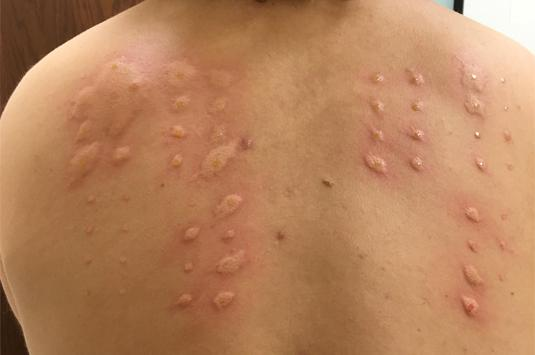
#> input picture Testphotos/allergy-Testing.jpg, 535 x 355 px, found by its file name
$ python test_gt_match.py
#> lines starting #> are read from the running program, lines starting #| are printed output that depends on the picture; after the words box and inside, x2 and y2 are one past the last pixel; in counts of white or black regions, pixels touching at a corner belong together
### backend/services/preprocessing.py
"""Image preprocessing for the allergy wheal detection pipeline.

Standardises raw camera input before it reaches the segmentation stage:
  * resize to a manageable resolution
  * Gaussian blur to tame sensor noise / skin texture
  * CLAHE to enhance the subtle contrast between wheals and healthy skin
"""

import cv2
import numpy as np
import imutils

from core import config


def extract_skin_mask(image_bgr: np.ndarray) -> np.ndarray:
    """Extract patient skin region using adaptive color segmentation in YCrCb and HSV.

    Robust across Fitzpatrick skin types I through VI while rejecting
    clothing, background posters, furniture, hair, and jewelry.
    """
    hsv = cv2.cvtColor(image_bgr, cv2.COLOR_BGR2HSV)
    ycrcb = cv2.cvtColor(image_bgr, cv2.COLOR_BGR2YCrCb)

    # YCrCb skin region: Cr in [128, 180], Cb in [70, 135]
    mask_ycrcb = cv2.inRange(ycrcb, np.array([0, 128, 70], dtype=np.uint8), np.array([255, 180, 135], dtype=np.uint8))

    # HSV skin region: H in [0, 50] (red, orange, peach, and brown tones)
    mask_hsv = cv2.inRange(hsv, np.array([0, 18, 35], dtype=np.uint8), np.array([50, 255, 255], dtype=np.uint8))

    # Reject specular metal reflections / glossy furniture highlights (very high V with low S)
    specular_metal = cv2.inRange(hsv, np.array([0, 0, 235], dtype=np.uint8), np.array([180, 28, 255], dtype=np.uint8))
    mask_hsv = cv2.bitwise_and(mask_hsv, cv2.bitwise_not(specular_metal))

    # Combine color masks
    combined = cv2.bitwise_and(mask_ycrcb, mask_hsv)

    # Morphological closing to bridge prick wheals, erythema flares, and grid markings
    kernel_large = cv2.getStructuringElement(cv2.MORPH_ELLIPSE, (15, 15))
    closed = cv2.morphologyEx(combined, cv2.MORPH_CLOSE, kernel_large)
    opened = cv2.morphologyEx(closed, cv2.MORPH_OPEN, cv2.getStructuringElement(cv2.MORPH_ELLIPSE, (5, 5)))

    contours, _ = cv2.findContours(opened, cv2.RETR_EXTERNAL, cv2.CHAIN_APPROX_SIMPLE)
    h, w = image_bgr.shape[:2]
    total_area = h * w

    skin_clean = np.zeros((h, w), dtype=np.uint8)
    if contours:
        max_area = max(cv2.contourArea(c) for c in contours)
        # Keep contours that are significant skin patches (> 3000px or > 5% of largest)
        for c in contours:
            c_area = cv2.contourArea(c)
            if c_area >= max(3000, 0.05 * max_area):
                cv2.drawContours(skin_clean, [c], -1, 255, -1)  # Fill contour completely

    # Erode inward by 8-10px to eliminate boundary contact with furniture, metal chair frames, and clothing
    erode_kernel = cv2.getStructuringElement(cv2.MORPH_ELLIPSE, (9, 9))
    skin_clean = cv2.erode(skin_clean, erode_kernel, iterations=1)

    # Fallback safety: if skin detection finds less than 5% of the frame, assume full frame
    if (skin_clean > 0).sum() < 0.05 * total_area:
        skin_clean = np.ones((h, w), dtype=np.uint8) * 255

    return skin_clean


def preprocess(image: np.ndarray) -> dict:
    """Run the full preprocessing pipeline on a BGR image.

    Returns a dict with:
        resized         – BGR image resized to MAX_IMAGE_DIMENSION
        gray            – single-channel grayscale
        clahe           – CLAHE-enhanced grayscale
        blurred         – Gaussian-blurred grayscale (for contour work)
        scale           – resize scale factor (original → resized)
        l_clahe         – CLAHE-enhanced L-channel in LAB space
        sam_ready_image – enhanced BGR image ready for SAM
        skin_mask       – binary mask (255 on skin, 0 on background/clothing)
    """

    h, w = image.shape[:2]
    longest = max(h, w)

    # Resize if larger than limit (keep aspect ratio)
    if longest > config.MAX_IMAGE_DIMENSION:
        if h > w:
            resized = imutils.resize(image, height=config.MAX_IMAGE_DIMENSION)
        else:
            resized = imutils.resize(image, width=config.MAX_IMAGE_DIMENSION)
    else:
        resized = image.copy()

    scale = resized.shape[1] / w  # width ratio

    # Grayscale
    gray = cv2.cvtColor(resized, cv2.COLOR_BGR2GRAY)

    # Gaussian blur — reduce high-freq noise & skin texture
    blurred = cv2.GaussianBlur(gray, config.GAUSSIAN_BLUR_KERNEL, 0)

    # CLAHE — boost local contrast so raised wheals pop against the skin
    clahe_obj = cv2.createCLAHE(
        clipLimit=config.CLAHE_CLIP_LIMIT,
        tileGridSize=config.CLAHE_TILE_SIZE,
    )
    clahe = clahe_obj.apply(blurred)

    # ── LAB Color Space Enhancement for SAM ──
    # Convert BGR to LAB color space
    lab = cv2.cvtColor(resized, cv2.COLOR_BGR2LAB)
    l_channel, a_channel, b_channel = cv2.split(lab)

    # Apply CLAHE to L-channel to aggressively highlight the physical bumps
    l_clahe = clahe_obj.apply(l_channel)

    # Merge the CLAHE enhanced L-channel with the original A and B channels
    lab_enhanced = cv2.merge((l_clahe, a_channel, b_channel))

    # Convert back from LAB to BGR for the SAM model
    sam_ready_image = cv2.cvtColor(lab_enhanced, cv2.COLOR_LAB2BGR)

    # ── Patient Skin ROI Mask ──
    skin_mask = extract_skin_mask(resized)

    return {
        "resized": resized,
        "gray": gray,
        "clahe": clahe,
        "l_clahe": l_clahe,
        "blurred": blurred,
        "scale": float(scale),
        "sam_ready_image": sam_ready_image,
        "skin_mask": skin_mask,
    }

### backend/services/calibration.py
"""ArUco marker–based calibration for pixel → millimetre conversion.

Detects a printed ArUco marker in the image, measures its side-length in
pixels, and uses the known physical size (config.MARKER_SIZE_MM) to derive
a reliable pixels-per-millimetre (PPM) ratio.

Falls back to a rough image-dimension estimate when no marker is detected.
"""

import cv2
import numpy as np
from dataclasses import dataclass, field
from typing import Optional, List

from core import config


@dataclass
class CalibrationResult:
    """Holds everything the rest of the pipeline needs about scale."""
    detected: bool
    ppm: float                                     # pixels per millimetre
    method: str                                    # "aruco" | "estimated"
    marker_corners: Optional[np.ndarray] = None    # 4 corner points (if detected)
    marker_id: Optional[int] = None
    body_region: Optional[str] = None              # "forearm" | "back" | "torso"
    warning: Optional[str] = None
    needs_confirmation: bool = False


def detect_aruco_marker(image: np.ndarray) -> Optional[CalibrationResult]:
    """Try to find an ArUco marker and compute PPM from it.

    Uses the modern ArucoDetector API (OpenCV ≥ 4.7).
    Returns a CalibrationResult on success, or None.
    """

    gray = cv2.cvtColor(image, cv2.COLOR_BGR2GRAY) if len(image.shape) == 3 else image

    aruco_dict = cv2.aruco.getPredefinedDictionary(config.ARUCO_DICT_TYPE)
    params = cv2.aruco.DetectorParameters()

    # Tune for small markers on skin (slightly relax defaults)
    params.adaptiveThreshConstant = 7
    params.minMarkerPerimeterRate = 0.02
    params.maxMarkerPerimeterRate = 4.0
    params.polygonalApproxAccuracyRate = 0.05

    detector = cv2.aruco.ArucoDetector(aruco_dict, params)
    corners, ids, _ = detector.detectMarkers(gray)

    if ids is None or len(ids) == 0:
        return None

    # Use the first detected marker
    marker_corners = corners[0][0]  # shape (4, 2) — four x,y corner points
    marker_id = int(ids[0][0])

    # Compute side length in pixels (average of the four sides for robustness)
    side_lengths = []
    for i in range(4):
        p1 = marker_corners[i]
        p2 = marker_corners[(i + 1) % 4]
        side_lengths.append(np.linalg.norm(p2 - p1))

    avg_side_px = float(np.mean(side_lengths))
    ppm = avg_side_px / config.MARKER_SIZE_MM

    return CalibrationResult(
        detected=True,
        ppm=ppm,
        method="aruco",
        marker_corners=marker_corners,
        marker_id=marker_id,
        body_region="calibrated",
        warning=None,
        needs_confirmation=False,
    )


def _estimate_ppm(
    image: np.ndarray,
    skin_mask: Optional[np.ndarray] = None,
    body_location: Optional[str] = None,
) -> CalibrationResult:
    """Anatomical fallback when no physical calibration marker is present.

    Adjusts assumed physical skin width based on whether the test is on a forearm
    (~75mm) or a broad back/torso (~320mm).
    """
    h, w = image.shape[:2]

    # Resolve body location
    if body_location in ("back", "torso"):
        assumed_skin_width_mm = 320.0
        region = "back"
    elif body_location in ("forearm", "arm"):
        assumed_skin_width_mm = 75.0
        region = "forearm"
    else:
        # Automatic anatomical heuristic:
        # Forearm close-ups are taken inches away; skin occupies the whole frame with virtually no background.
        # Back/torso shots are taken from a distance to fit the back/shoulders, leaving background margins (top/sides).
        region = "forearm"
        assumed_skin_width_mm = 75.0

        if skin_mask is not None and (skin_mask > 0).any():
            rows_with_skin = np.where(skin_mask.any(axis=1))[0]
            cols_with_skin = np.where(skin_mask.any(axis=0))[0]

            if len(rows_with_skin) > 0 and len(cols_with_skin) > 0:
                margin_top = rows_with_skin[0] / h
                margin_bottom = (h - 1 - rows_with_skin[-1]) / h
                margin_left = cols_with_skin[0] / w
                margin_right = (w - 1 - cols_with_skin[-1]) / w

                # Check corner occupancy (back shots typically leave top corners as wall/background)
                corner_size = max(8, int(min(h, w) * 0.08))
                tl_empty = (skin_mask[:corner_size, :corner_size] > 0).mean() < 0.15
                tr_empty = (skin_mask[:corner_size, -corner_size:] > 0).mean() < 0.15

                # Large vertical skin presence (patient torso)
                skin_span_h = (rows_with_skin[-1] - rows_with_skin[0]) / h
                skin_span_w = (cols_with_skin[-1] - cols_with_skin[0]) / w

                # If there is meaningful background margin above or beside the body, or top corners are open room/wall:
                is_wide_back_shot = (
                    (margin_top >= 0.035 or margin_left >= 0.04 or margin_right >= 0.04) and skin_span_h > 0.40
                ) or (
                    (tl_empty and tr_empty) and skin_span_h > 0.45 and skin_span_w > 0.45
                )

                if is_wide_back_shot:
                    assumed_skin_width_mm = 320.0
                    region = "back"

    # Assume the skin test field spans ~75% of the frame width
    fraction = 0.75
    ppm = (w * fraction) / assumed_skin_width_mm

    warning_msg = (
        f"No ArUco marker detected. Scale is estimated using {region} anatomical heuristic (~{assumed_skin_width_mm:.0f}mm). "
        "For clinical diagnostic accuracy, place a printed 20mm ArUco marker beside the test site."
    )

    return CalibrationResult(
        detected=False,
        ppm=float(ppm),
        method="estimated",
        body_region=region,
        warning=warning_msg,
        needs_confirmation=True,
    )


def get_calibration(
    image: np.ndarray,
    skin_mask: Optional[np.ndarray] = None,
    body_location: Optional[str] = None,
) -> CalibrationResult:
    """Main entry point — try ArUco detection; fall back to anatomical estimation."""
    result = detect_aruco_marker(image)
    if result is not None:
        return result
    return _estimate_ppm(image, skin_mask=skin_mask, body_location=body_location)

### scratch/test_gt_match.py
import os, sys, cv2, numpy as np

sys.path.insert(0, os.path.abspath("backend"))
from services.preprocessing import preprocess
from services.calibration import get_calibration

img_path = "Testphotos/allergy-Testing.jpg"
mask_path = "Testphotos/allergy-Testing_mask.png"

image = cv2.imread(img_path)
#> image is the input picture: shape (355, 535, 3); mean B, G, R 92.7, 130.7, 182.7
prep = preprocess(image)
#> in preprocess, `clahe = clahe_obj.apply(blurred)`:
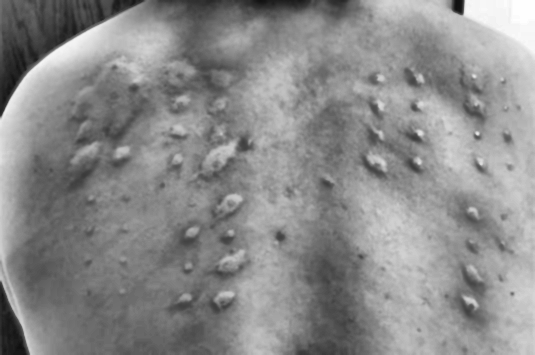
#> clahe: shape (355, 535); min 15, max 254, mean 138.8
#> in preprocess, `lab = cv2.cvtColor(resized, cv2.COLOR_BGR2LAB)`: lab: shape (355, 535, 3); mean of channels 0, 1, 2 149.9, 143.7, 156.6
#> in preprocess, `l_channel, a_channel, b_channel = cv2.split(lab)`:
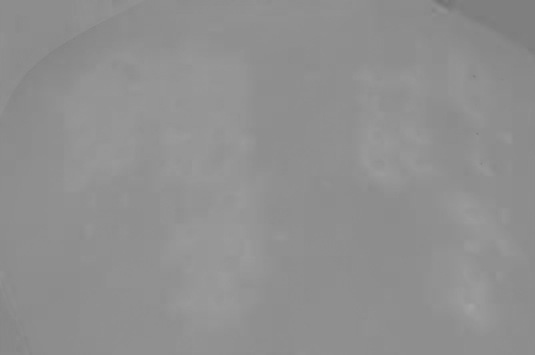
#> a_channel: shape (355, 535); min 114, max 162, mean 143.7
#> in preprocess, `lab_enhanced = cv2.merge((l_clahe, a_channel, b_channel))`: lab_enhanced: shape (355, 535, 3); mean of channels 0, 1, 2 143.5, 143.7, 156.6
#> in preprocess, `sam_ready_image = cv2.cvtColor(lab_enhanced, cv2.COLOR_LAB2BGR)`:
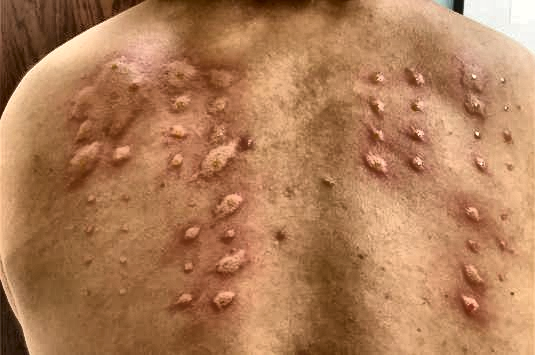
#> sam_ready_image: shape (355, 535, 3); mean B, G, R 87, 124.8, 175.8
#> in extract_skin_mask, `hsv = cv2.cvtColor(image_bgr, cv2.COLOR_BGR2HSV)`: hsv: shape (355, 535, 3); mean H, S, V 13, 129.5, 182.7
#> in extract_skin_mask, `ycrcb = cv2.cvtColor(image_bgr, cv2.COLOR_BGR2YCrCb)`: ycrcb: shape (355, 535, 3); mean of channels 0, 1, 2 141.9, 157.1, 100.2
#> in extract_skin_mask, `mask_ycrcb = cv2.inRange(ycrcb, np.array([0, 128, 70], dtype=np.uint8)..`:
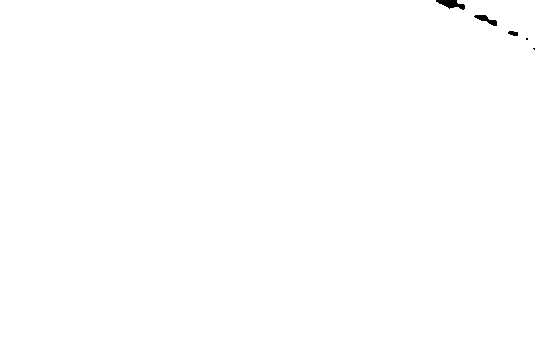
#> mask_ycrcb: shape (355, 535); 99.8% white; 5 black regions (2 under 20 px), largest, box (x1, y1, x2, y2) and area: (436, 0, 465, 10) 162, (474, 15, 497, 26) 110, (508, 31, 518, 36) 38
#> in extract_skin_mask, `mask_hsv = cv2.inRange(hsv, np.array([0, 18, 35], dtype=np.uint8), np...`:
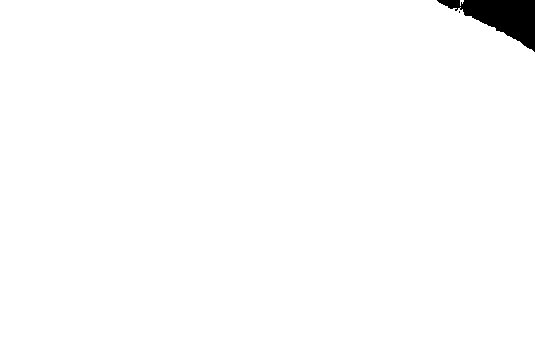
#> mask_hsv: shape (355, 535); 98.7% white; 2 black regions (1 under 20 px), largest, box (x1, y1, x2, y2) and area: (437, 0, 535, 52) 2422
#> in extract_skin_mask, `specular_metal = cv2.inRange(hsv, np.array([0, 0, 235], dtype=np.uint8..`: specular_metal: shape (355, 535); 1.2% white; 1 white region, box (x1, y1, x2, y2) and area: (464, 0, 535, 54) 2334
#> in extract_skin_mask, `mask_hsv = cv2.bitwise_and(mask_hsv, cv2.bitwise_not(specular_metal))`: mask_hsv: shape (355, 535); 98.7% white; 2 black regions (1 under 20 px), largest, box (x1, y1, x2, y2) and area: (437, 0, 535, 54) 2514
#> in extract_skin_mask, `combined = cv2.bitwise_and(mask_ycrcb, mask_hsv)`: combined: shape (355, 535); 98.7% white; 2 black regions (1 under 20 px), largest, box (x1, y1, x2, y2) and area: (436, 0, 535, 54) 2529
#> in extract_skin_mask, `closed = cv2.morphologyEx(combined, cv2.MORPH_CLOSE, kernel_large)`: closed: shape (355, 535); 98.7% white; 2 black regions, box (x1, y1, x2, y2) and area: (462, 0, 535, 52) 2337, (443, 0, 460, 9) 118
#> in extract_skin_mask, `opened = cv2.morphologyEx(closed, cv2.MORPH_OPEN, cv2.getStructuringEl..`: opened: shape (355, 535); 98.7% white; 1 black region
#> in extract_skin_mask, `contours, _ = cv2.findContours(opened, cv2.RETR_EXTERNAL, cv2.CHAIN_AP..`: contours = 1 contour; box (x1, y1, x2, y2) and area: (0, 0, 535, 355) 186578
#> in extract_skin_mask, `max_area = max(cv2.contourArea(c) for c in contours)`: max_area = 186577.5
#> the loop in extract_skin_mask, `for c in contours:` made 1 pass
#> c_area on pass 1: 186577.5
#> in extract_skin_mask, `skin_clean = cv2.erode(skin_clean, erode_kernel, iterations=1)`:
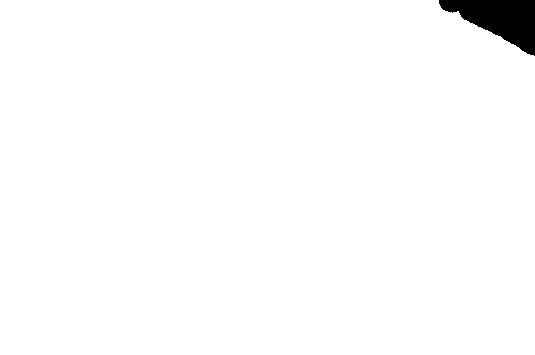
#> skin_clean: shape (355, 535); 98.4% white; 1 black region, box (x1, y1, x2, y2) and area: (439, 0, 535, 56) 2944
#> prep = 8 items
cal = get_calibration(prep["resized"])
#> in detect_aruco_marker, `corners, ids, _ = detector.detectMarkers(gray)`: corners = (); ids = None
ppm = cal.ppm
#> ppm = 5.35
H, W = prep["resized"].shape[:2]
#> H = 355; W = 535

gt_mask = cv2.imread(mask_path, cv2.IMREAD_GRAYSCALE)
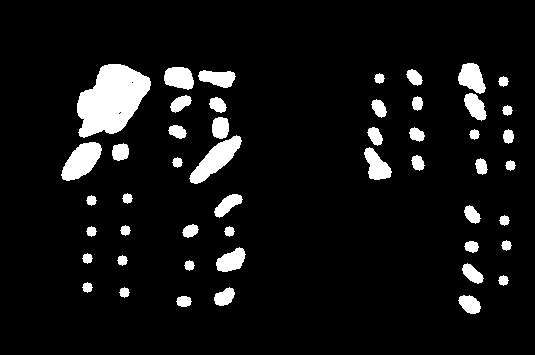
#> input picture Testphotos/allergy-Testing_mask.png, 535 x 355 px, found by its file name
#> gt_mask: shape (355, 535); 7.6% white; 49 white regions, largest, box (x1, y1, x2, y2) and area: (77, 64, 151, 138) 3573, (189, 135, 242, 184) 1058, (61, 142, 102, 181) 981
gt_bin = (cv2.resize(gt_mask, (W, H), interpolation=cv2.INTER_NEAREST) > 127).astype(np.uint8)
#> gt_bin: shape (355, 535); values 0 (black) and 1 (white), 7.6% white; 49 white regions
gt_contours, _ = cv2.findContours(gt_bin, cv2.RETR_EXTERNAL, cv2.CHAIN_APPROX_SIMPLE)
#> gt_contours = 49 contours; largest, box (x1, y1, x2, y2) and area: (77, 64, 151, 138) 3464, (189, 135, 242, 184) 994, (61, 142, 102, 181) 926, (458, 63, 486, 94) 530, (164, 67, 194, 90) 501
gt_wheals = []
for idx, c in enumerate(gt_contours):
    area = cv2.contourArea(c)
    if area >= 10:
        (cx, cy), r = cv2.minEnclosingCircle(c)
        d_equiv = 2.0 * np.sqrt(area / np.pi) / ppm
        gt_wheals.append({
            "id": idx,
            "center": (float(cx), float(cy)),
            "radius": float(r),
            "area_px": float(area),
            "diam_mm": float(d_equiv),
        })
#> this loop made 49 passes
#> (area, cx, cy, r, d_equiv) on passes 1 to 12: (116, 183.5, 301, 7.5, 2.27), (275.5, 469, 304, 12.21, 3.5), (241.5, 224, 296, 11.4, 3.28), (66, 124, 292, 5, 1.71), (66, 87, 287, 5, 1.71), (66, 503, 280, 5, 1.71), (236, 472.5, 273, 12.42, 3.24), (66, 189, 265, 5, 1.71), (66, 122, 260, 5, 1.71), (66, 87, 258, 5, 1.71), (444, 230, 259, 16.4, 4.44), (112.5, 471, 246.5, 7.02, 2.24)
#> after the loop, gt_wheals = 49 items

print(f"Total GT wheals: {len(gt_wheals)}")
#| Total GT wheals: 49

# In evaluate_on_testphotos.py, the matching condition is:
# dist <= max(max_dist_px, g["radius"])
# Where max_dist_px = 18.0!
# Notice: For a large wheal where radius is e.g. 25px (diameter 10mm), max(18.0, 25.0) = 25.0px!
# In our test_refinements.py, we strictly checked best_dist < 18.0 without taking into account max(18.0, gt["radius"])!

print("\nChecking matching with max(18.0, gt['radius']):")
test_detections = [
    {"center": (456.0, 70.0), "D": 7.89, "id": "FP#17"},
    {"center": (77.0, 137.0), "D": 3.25, "id": "FP#1"},
    {"center": (328.0, 178.0), "D": 2.01, "id": "FP#2"},
    {"center": (86.0, 91.0), "D": 2.25, "id": "FP#3"},
    {"center": (249.0, 141.0), "D": 2.78, "id": "FP#4"},
    {"center": (446.0, 161.0), "D": 3.05, "id": "FP#8"},
    {"center": (310.0, 214.0), "D": 2.50, "id": "FP#10"},
]

for td in test_detections:
    best_dist = 999
    best_gt = None
    for gt in gt_wheals:
        dist = np.hypot(td["center"][0] - gt["center"][0], td["center"][1] - gt["center"][1])
        if dist < best_dist:
            best_dist = dist
            best_gt = gt
    thresh = max(18.0, best_gt["radius"])
    print(f"{td['id']} center={td['center']} -> nearest GT#{best_gt['id']} at center={best_gt['center']}, dist={best_dist:.2f}px, allowed_thresh={thresh:.2f}px => {'MATCH!' if best_dist <= thresh else 'NO'}")
